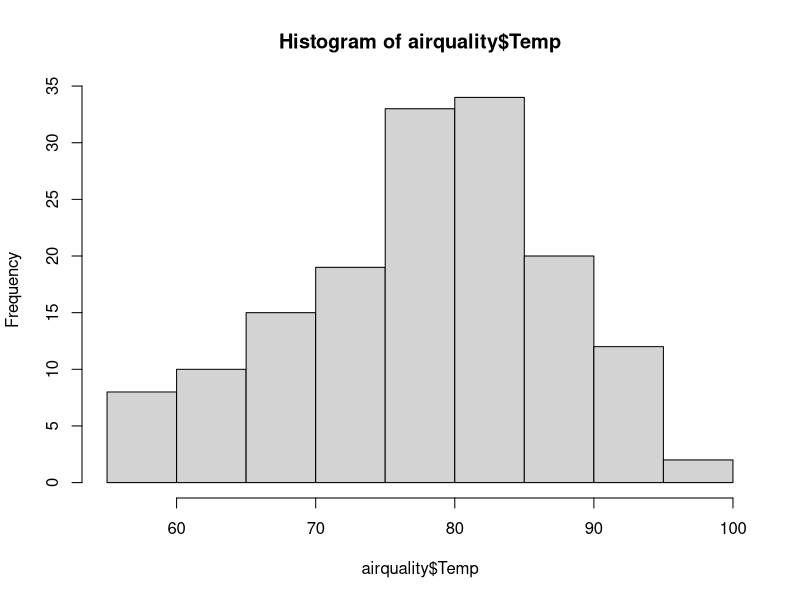
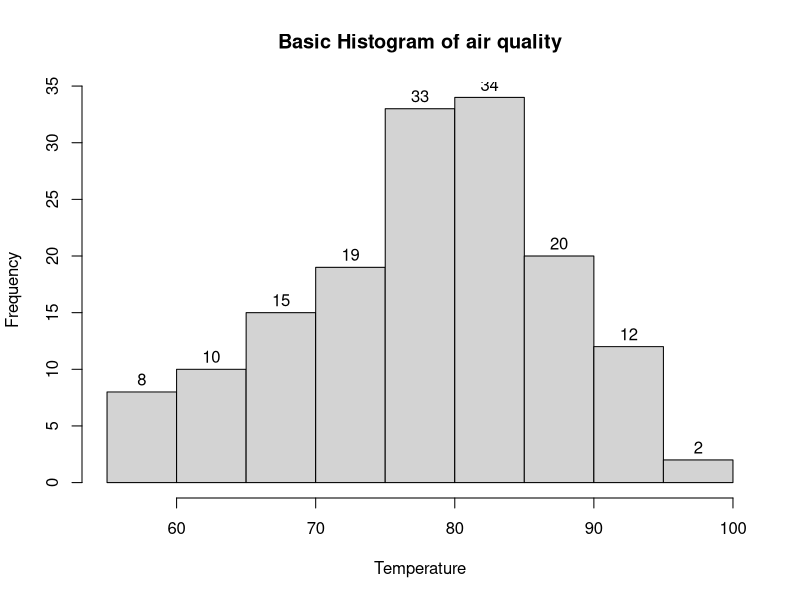
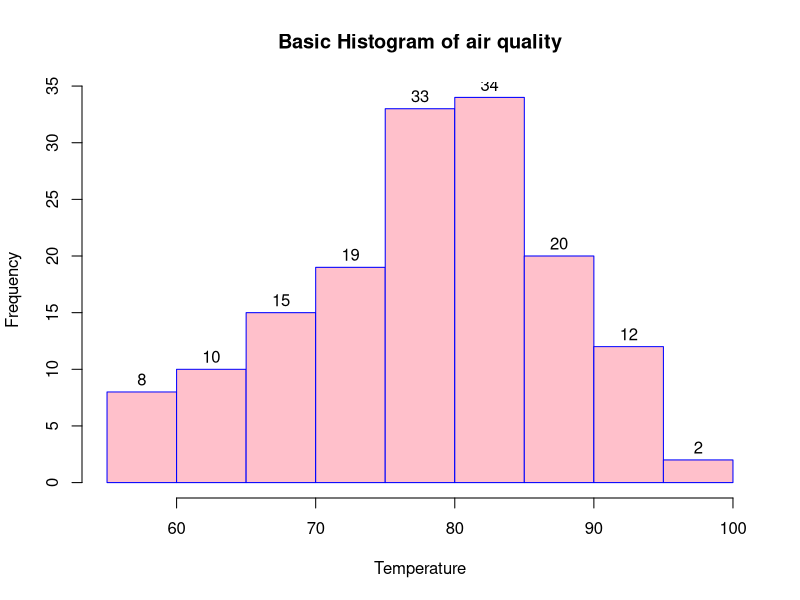
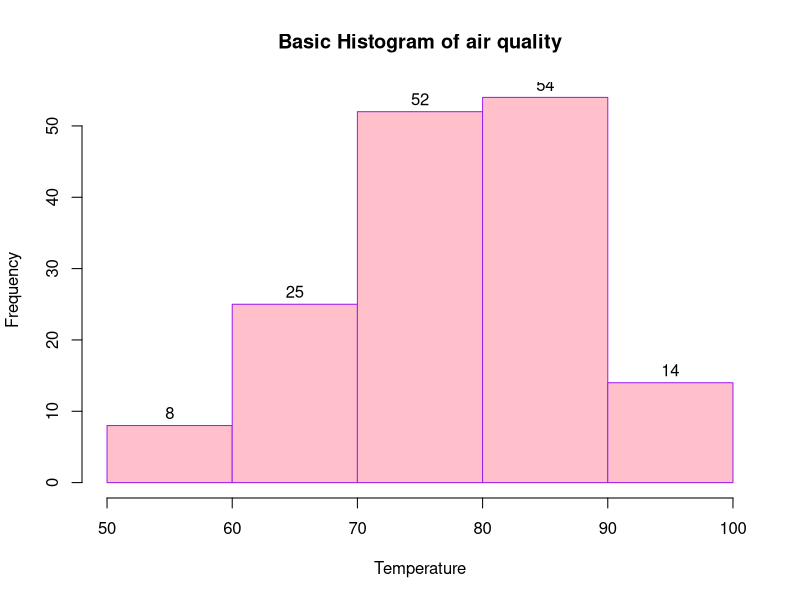
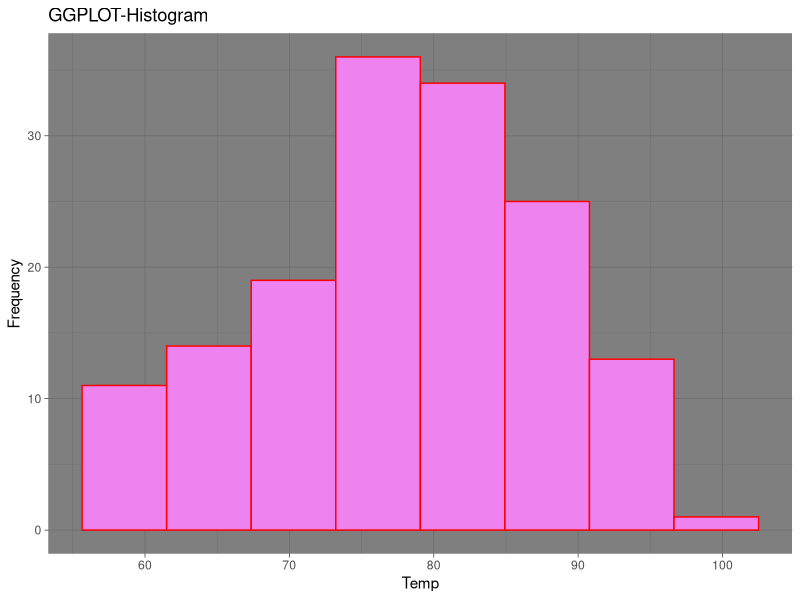

Write R code to recreate these figures, in order.
View(airquality)
?airquality
class(airquality)
hist(airquality$Temp)
hist(airquality$Temp,
     main= "Basic Histogram of air quality",
     xlab = "Temperature",
     ylab = "Frequency",
     labels = TRUE)
hist(airquality$Temp,
     main= "Basic Histogram of air quality",
     xlab = "Temperature",
     ylab = "Frequency",
     labels = TRUE,
     col="pink",
     border="blue")
hist(airquality$Temp,
     breaks=5,
     main= "Basic Histogram of air quality",
     xlab = "Temperature",
     ylab = "Frequency",
     labels = TRUE,
     col="pink",
     border="purple")
library(ggplot2)
ggplot(
  airquality,
  aes(x=Temp)
)+
  geom_histogram(
    bins=8,
    fill="violet",
    col="red")+
  labs(
    title="GGPLOT-Histogram",
    y = "Frequency")+
  #facet_wrap(~Population)
  theme_dark()
